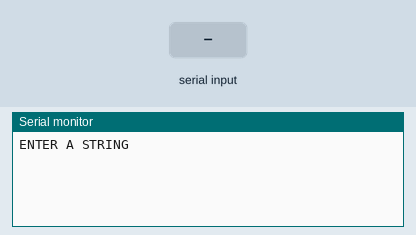
Simulated run of this sketch. Board: Arduino Uno, built with avr-gcc and run on an emulated ATmega328P. Parts: the last lines printed to the serial monitor. The inputs (shaded band) are chosen by the test bench.

Above: at 1.2 s.
1.3 s: "1" received over Serial
At 1.9 s:
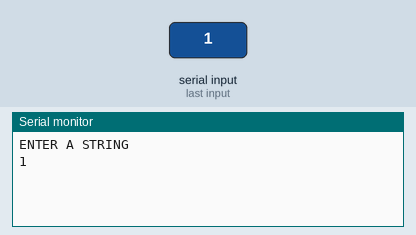
3.0 s: "0" received over Serial
At 4.2 s:
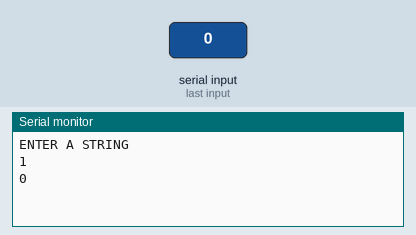
4.5 s: "2" received over Serial
At 5.8 s:
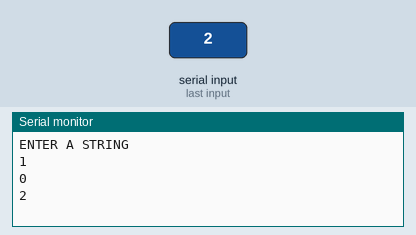

The sketch:

chuoi_1.ino
```cpp
int row[] = {1, 2, 4, 8, 16, 32, 64, 128};
int column[] = {128, 64, 32, 16, 8, 4, 2, 1};

unsigned int characterHEX[][8] = {
{0x18,0x3C,0x66,0x66,0x7E,0x66,0x66,0x66},//A
{0x78,0x64,0x68,0x78,0x64,0x66,0x66,0x7C},//B
{0x3C,0x62,0x60,0x60,0x60,0x62,0x62,0x3C},//C
{0x78,0x64,0x66,0x66,0x66,0x66,0x64,0x78},//D
{0x7E,0x60,0x60,0x7C,0x60,0x60,0x60,0x7E},//E
{0x7E,0x60,0x60,0x7C,0x60,0x60,0x60,0x60},//F
{0x3C,0x62,0x60,0x60,0x66,0x62,0x62,0x3C},//G
{0x66,0x66,0x66,0x7E,0x66,0x66,0x66,0x66},//H
{0x7E,0x18,0x18,0x18,0x18,0x18,0x18,0x7E},//I
{0x7E,0x18,0x18,0x18,0x18,0x18,0x1A,0x0C},//J
{0x62,0x64,0x68,0x70,0x70,0x68,0x64,0x62},//K
{0x60,0x60,0x60,0x60,0x60,0x60,0x60,0x7E},//L
{0xC3,0xE7,0xDB,0xDB,0xC3,0xC3,0xC3,0xC3},//M
{0x62,0x62,0x52,0x52,0x4A,0x4A,0x46,0x46},//N
{0x3C,0x66,0x66,0x66,0x66,0x66,0x66,0x3C},//O
{0x7C,0x62,0x62,0x7C,0x60,0x60,0x60,0x60},//P
{0x38,0x64,0x64,0x64,0x64,0x6C,0x64,0x3A},//Q
{0x7C,0x62,0x62,0x7C,0x70,0x68,0x64,0x62},//R
{0x1C,0x22,0x30,0x18,0x0C,0x46,0x46,0x3C},//S
{0x7E,0x18,0x18,0x18,0x18,0x18,0x18,0x18},//T
{0x66,0x66,0x66,0x66,0x66,0x66,0x66,0x3C},//U
{0x66,0x66,0x66,0x66,0x66,0x66,0x3C,0x18},//V
{0x81,0x81,0x81,0x81,0x81,0x99,0x99,0x66},//W
{0x42,0x42,0x24,0x18,0x18,0x24,0x42,0x42},//X
{0xC3,0x66,0x3C,0x18,0x18,0x18,0x18,0x18},//Y
{0x7E,0x02,0x04,0x08,0x10,0x20,0x40,0x7E},//Z
{0x3C,0x66,0x66,0x6E,0x76,0x66,0x66,0x3C},//0
{0x18,0x38,0x58,0x18,0x18,0x18,0x18,0x7E},//1
{0x3C,0x66,0x66,0x0C,0x18,0x30,0x7E,0x7E},//2
{0x7E,0x0C,0x18,0x3C,0x06,0x06,0x46,0x3C},//3
{0x0C,0x18,0x30,0x6C,0x6C,0x7E,0x0C,0x0C},//4
{0x7E,0x60,0x60,0x7C,0x06,0x06,0x46,0x3C},//5
{0x04,0x08,0x10,0x38,0x6C,0x66,0x66,0x3C},//6
{0x7E,0x46,0x0C,0x18,0x18,0x18,0x18,0x18},//7
{0x3C,0x66,0x66,0x3C,0x66,0x66,0x66,0x3C},//8
{0x3C,0x66,0x66,0x36,0x1C,0x08,0x10,0x20},//9
{0x00,0x00,0x00,0x00,0x00,0x00,0x00,0x00},// khoảng trắng
{0x00,0x66,0xFF,0xFF,0x7E,0x3C,0x18,0x00}// hình trái tim, kí hiệu là '&'
};

char character[] = {'A','B','C','D','E','F','G','H','I','J','K','L','M','N','O','P','Q','R','S','T','U','V','W','X','Y','Z','0','1','2','3','4','5','6','7','8','9',' ','&'};
void setup()
{
  Serial.begin(9600);// Serial với baudrate 9600
  Serial.println("ENTER A STRING");
}

void loop()
{
   String string;// khai báo biến String object
   /* đọc dữ liệu từ cổng Serial */
   while(Serial.available() > 0)
   {
     char ch = Serial.read();
     string += ch;
     delay(5);
   }
   Serial.println(string);// in string ra Serial monitor
   while(Serial.available() == 0)
   {
     for(int k = 0;k < string.length();k++)
     {
       for(int i=0;i < sizeof(character);i++)
       {
         if(string.charAt(k) == character[i])
         {

           //scrollImage(characterHEX[i]);
           break;
         }

         if((i == (sizeof(character) - 1)) && (string.charAt(k) != character[i]))
         {
           Serial.print(string.charAt(k));
           Serial.println(":invalid character");
         }
       }

       if(Serial.available() > 0)
       break;
     }
     delay(300);
   }
}
```

Measured:
- after the input at 1.3 s, the serial monitor: prints a new line after 0.21 s (image 1)
- after the input at 3.0 s, the serial monitor: prints a new line at once (image 2)
- after the input at 4.5 s, the serial monitor: prints a new line at once (image 3)
